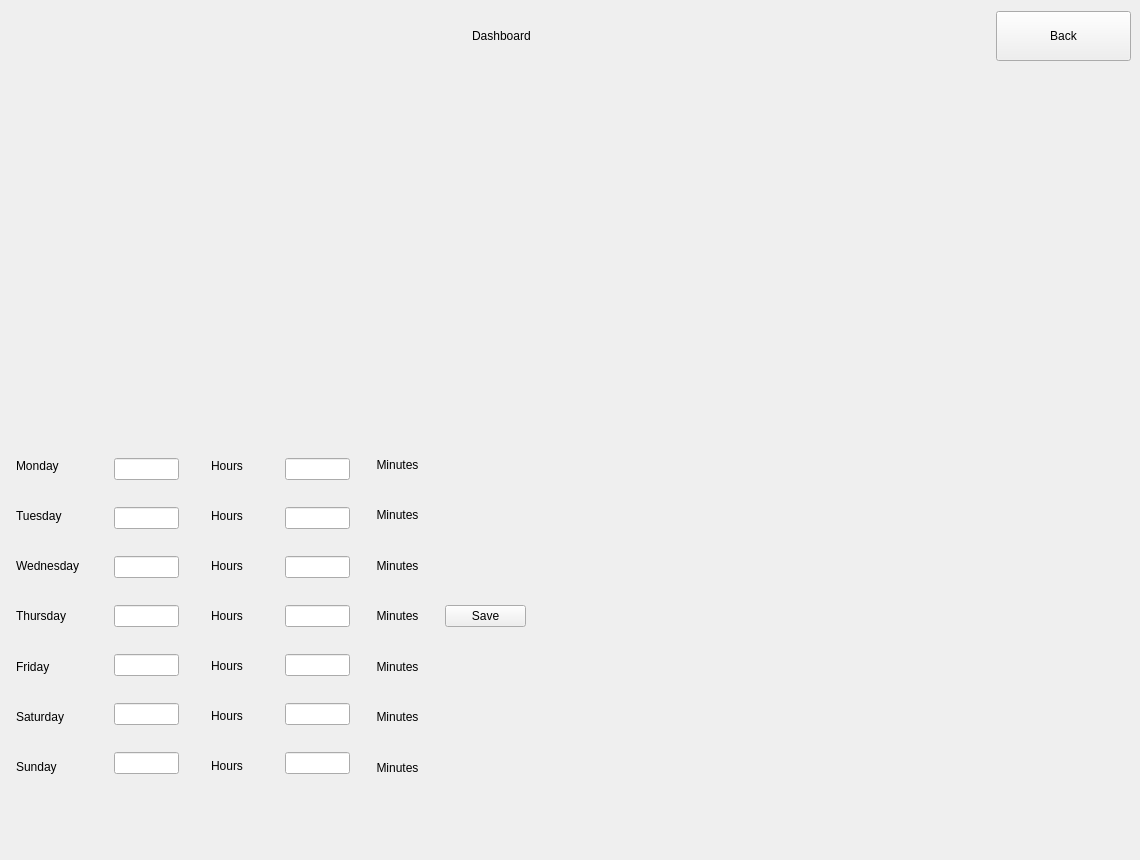
<?xml version="1.0" encoding="UTF-8"?>
<ui version="4.0">
 <class>MainWindow</class>
 <widget class="QMainWindow" name="MainWindow">
  <property name="geometry">
   <rect>
    <x>0</x>
    <y>0</y>
    <width>1140</width>
    <height>860</height>
   </rect>
  </property>
  <property name="minimumSize">
   <size>
    <width>1140</width>
    <height>770</height>
   </size>
  </property>
  <property name="maximumSize">
   <size>
    <width>1920</width>
    <height>860</height>
   </size>
  </property>
  <property name="windowTitle">
   <string>MainWindow</string>
  </property>
  <widget class="QWidget" name="centralwidget">
   <property name="minimumSize">
    <size>
     <width>1140</width>
     <height>860</height>
    </size>
   </property>
   <property name="maximumSize">
    <size>
     <width>1920</width>
     <height>1080</height>
    </size>
   </property>
   <property name="styleSheet">
    <string notr="true"/>
   </property>
   <layout class="QVBoxLayout" name="verticalLayout_7">
    <property name="spacing">
     <number>5</number>
    </property>
    <property name="leftMargin">
     <number>11</number>
    </property>
    <property name="topMargin">
     <number>11</number>
    </property>
    <item>
     <layout class="QHBoxLayout" name="horizontalLayout">
      <item>
       <spacer name="horizontalSpacer">
        <property name="orientation">
         <enum>Qt::Orientation::Horizontal</enum>
        </property>
        <property name="sizeHint" stdset="0">
         <size>
          <width>40</width>
          <height>20</height>
         </size>
        </property>
       </spacer>
      </item>
      <item>
       <widget class="QLabel" name="label_22">
        <property name="maximumSize">
         <size>
          <width>16777215</width>
          <height>150</height>
         </size>
        </property>
        <property name="text">
         <string>Dashboard</string>
        </property>
       </widget>
      </item>
      <item>
       <spacer name="horizontalSpacer_2">
        <property name="orientation">
         <enum>Qt::Orientation::Horizontal</enum>
        </property>
        <property name="sizeHint" stdset="0">
         <size>
          <width>40</width>
          <height>20</height>
         </size>
        </property>
       </spacer>
      </item>
      <item>
       <widget class="QPushButton" name="Back_Button">
        <property name="sizePolicy">
         <sizepolicy hsizetype="Expanding" vsizetype="Expanding">
          <horstretch>0</horstretch>
          <verstretch>0</verstretch>
         </sizepolicy>
        </property>
        <property name="minimumSize">
         <size>
          <width>80</width>
          <height>50</height>
         </size>
        </property>
        <property name="maximumSize">
         <size>
          <width>135</width>
          <height>60</height>
         </size>
        </property>
        <property name="text">
         <string>Back</string>
        </property>
       </widget>
      </item>
     </layout>
    </item>
    <item>
     <layout class="QHBoxLayout" name="horizontalLayout_2">
      <item>
       <widget class="QWidget" name="Dashboard_1" native="true">
        <property name="minimumSize">
         <size>
          <width>400</width>
          <height>350</height>
         </size>
        </property>
       </widget>
      </item>
      <item>
       <widget class="QWidget" name="Dashboard_2" native="true">
        <property name="minimumSize">
         <size>
          <width>400</width>
          <height>350</height>
         </size>
        </property>
       </widget>
      </item>
     </layout>
    </item>
    <item>
     <spacer name="verticalSpacer">
      <property name="orientation">
       <enum>Qt::Orientation::Vertical</enum>
      </property>
      <property name="sizeType">
       <enum>QSizePolicy::Policy::Fixed</enum>
      </property>
      <property name="sizeHint" stdset="0">
       <size>
        <width>20</width>
        <height>20</height>
       </size>
      </property>
     </spacer>
    </item>
    <item>
     <layout class="QHBoxLayout" name="horizontalLayout_4">
      <item>
       <layout class="QHBoxLayout" name="horizontalLayout_3">
        <property name="spacing">
         <number>7</number>
        </property>
        <property name="leftMargin">
         <number>5</number>
        </property>
        <item>
         <layout class="QVBoxLayout" name="verticalLayout_4">
          <property name="spacing">
           <number>1</number>
          </property>
          <item>
           <widget class="QLabel" name="label_8">
            <property name="text">
             <string>Monday</string>
            </property>
           </widget>
          </item>
          <item>
           <widget class="QLabel" name="label_9">
            <property name="text">
             <string>Tuesday</string>
            </property>
           </widget>
          </item>
          <item>
           <widget class="QLabel" name="label_10">
            <property name="text">
             <string>Wednesday</string>
            </property>
           </widget>
          </item>
          <item>
           <widget class="QLabel" name="label_11">
            <property name="text">
             <string>Thursday</string>
            </property>
           </widget>
          </item>
          <item>
           <widget class="QLabel" name="label_12">
            <property name="text">
             <string>Friday</string>
            </property>
           </widget>
          </item>
          <item>
           <widget class="QLabel" name="label_13">
            <property name="text">
             <string>Saturday</string>
            </property>
           </widget>
          </item>
          <item>
           <widget class="QLabel" name="label_14">
            <property name="text">
             <string>Sunday</string>
            </property>
           </widget>
          </item>
         </layout>
        </item>
        <item>
         <layout class="QVBoxLayout" name="verticalLayout_2">
          <property name="spacing">
           <number>10</number>
          </property>
          <property name="leftMargin">
           <number>10</number>
          </property>
          <item>
           <widget class="QLineEdit" name="lineEdit">
            <property name="maximumSize">
             <size>
              <width>65</width>
              <height>16777215</height>
             </size>
            </property>
            <property name="alignment">
             <set>Qt::AlignmentFlag::AlignCenter</set>
            </property>
           </widget>
          </item>
          <item>
           <widget class="QLineEdit" name="lineEdit_2">
            <property name="maximumSize">
             <size>
              <width>65</width>
              <height>16777215</height>
             </size>
            </property>
            <property name="alignment">
             <set>Qt::AlignmentFlag::AlignCenter</set>
            </property>
           </widget>
          </item>
          <item>
           <widget class="QLineEdit" name="lineEdit_3">
            <property name="maximumSize">
             <size>
              <width>65</width>
              <height>16777215</height>
             </size>
            </property>
            <property name="text">
             <string/>
            </property>
            <property name="alignment">
             <set>Qt::AlignmentFlag::AlignCenter</set>
            </property>
           </widget>
          </item>
          <item>
           <widget class="QLineEdit" name="lineEdit_4">
            <property name="maximumSize">
             <size>
              <width>65</width>
              <height>16777215</height>
             </size>
            </property>
            <property name="alignment">
             <set>Qt::AlignmentFlag::AlignCenter</set>
            </property>
           </widget>
          </item>
          <item>
           <widget class="QLineEdit" name="lineEdit_5">
            <property name="maximumSize">
             <size>
              <width>65</width>
              <height>16777215</height>
             </size>
            </property>
            <property name="alignment">
             <set>Qt::AlignmentFlag::AlignCenter</set>
            </property>
           </widget>
          </item>
          <item>
           <widget class="QLineEdit" name="lineEdit_6">
            <property name="minimumSize">
             <size>
              <width>0</width>
              <height>0</height>
             </size>
            </property>
            <property name="maximumSize">
             <size>
              <width>65</width>
              <height>16777215</height>
             </size>
            </property>
            <property name="alignment">
             <set>Qt::AlignmentFlag::AlignCenter</set>
            </property>
           </widget>
          </item>
          <item>
           <widget class="QLineEdit" name="lineEdit_7">
            <property name="maximumSize">
             <size>
              <width>65</width>
              <height>16777215</height>
             </size>
            </property>
            <property name="alignment">
             <set>Qt::AlignmentFlag::AlignCenter</set>
            </property>
           </widget>
          </item>
         </layout>
        </item>
        <item>
         <layout class="QVBoxLayout" name="verticalLayout_5">
          <property name="spacing">
           <number>0</number>
          </property>
          <item>
           <widget class="QLabel" name="label_15">
            <property name="minimumSize">
             <size>
              <width>65</width>
              <height>0</height>
             </size>
            </property>
            <property name="text">
             <string>Hours</string>
            </property>
            <property name="alignment">
             <set>Qt::AlignmentFlag::AlignCenter</set>
            </property>
           </widget>
          </item>
          <item>
           <widget class="QLabel" name="label_16">
            <property name="text">
             <string>Hours</string>
            </property>
            <property name="alignment">
             <set>Qt::AlignmentFlag::AlignCenter</set>
            </property>
           </widget>
          </item>
          <item>
           <widget class="QLabel" name="label_17">
            <property name="text">
             <string>Hours</string>
            </property>
            <property name="alignment">
             <set>Qt::AlignmentFlag::AlignCenter</set>
            </property>
           </widget>
          </item>
          <item>
           <widget class="QLabel" name="label_18">
            <property name="text">
             <string>Hours</string>
            </property>
            <property name="alignment">
             <set>Qt::AlignmentFlag::AlignCenter</set>
            </property>
           </widget>
          </item>
          <item>
           <widget class="QLabel" name="label_19">
            <property name="text">
             <string>Hours</string>
            </property>
            <property name="alignment">
             <set>Qt::AlignmentFlag::AlignCenter</set>
            </property>
           </widget>
          </item>
          <item>
           <widget class="QLabel" name="label_20">
            <property name="text">
             <string>Hours</string>
            </property>
            <property name="alignment">
             <set>Qt::AlignmentFlag::AlignCenter</set>
            </property>
           </widget>
          </item>
          <item>
           <widget class="QLabel" name="label_21">
            <property name="text">
             <string>Hours</string>
            </property>
            <property name="alignment">
             <set>Qt::AlignmentFlag::AlignCenter</set>
            </property>
           </widget>
          </item>
         </layout>
        </item>
        <item>
         <layout class="QVBoxLayout" name="verticalLayout_3">
          <property name="spacing">
           <number>10</number>
          </property>
          <property name="leftMargin">
           <number>10</number>
          </property>
          <item>
           <widget class="QLineEdit" name="lineEdit_8">
            <property name="maximumSize">
             <size>
              <width>65</width>
              <height>16777215</height>
             </size>
            </property>
            <property name="alignment">
             <set>Qt::AlignmentFlag::AlignCenter</set>
            </property>
           </widget>
          </item>
          <item>
           <widget class="QLineEdit" name="lineEdit_9">
            <property name="maximumSize">
             <size>
              <width>65</width>
              <height>16777215</height>
             </size>
            </property>
            <property name="text">
             <string/>
            </property>
            <property name="alignment">
             <set>Qt::AlignmentFlag::AlignCenter</set>
            </property>
           </widget>
          </item>
          <item>
           <widget class="QLineEdit" name="lineEdit_10">
            <property name="maximumSize">
             <size>
              <width>65</width>
              <height>16777215</height>
             </size>
            </property>
            <property name="alignment">
             <set>Qt::AlignmentFlag::AlignCenter</set>
            </property>
           </widget>
          </item>
          <item>
           <widget class="QLineEdit" name="lineEdit_11">
            <property name="maximumSize">
             <size>
              <width>65</width>
              <height>16777215</height>
             </size>
            </property>
            <property name="alignment">
             <set>Qt::AlignmentFlag::AlignCenter</set>
            </property>
           </widget>
          </item>
          <item>
           <widget class="QLineEdit" name="lineEdit_12">
            <property name="maximumSize">
             <size>
              <width>65</width>
              <height>16777215</height>
             </size>
            </property>
            <property name="alignment">
             <set>Qt::AlignmentFlag::AlignCenter</set>
            </property>
           </widget>
          </item>
          <item>
           <widget class="QLineEdit" name="lineEdit_13">
            <property name="maximumSize">
             <size>
              <width>65</width>
              <height>16777215</height>
             </size>
            </property>
            <property name="alignment">
             <set>Qt::AlignmentFlag::AlignCenter</set>
            </property>
           </widget>
          </item>
          <item>
           <widget class="QLineEdit" name="lineEdit_14">
            <property name="maximumSize">
             <size>
              <width>65</width>
              <height>16777215</height>
             </size>
            </property>
            <property name="alignment">
             <set>Qt::AlignmentFlag::AlignCenter</set>
            </property>
           </widget>
          </item>
         </layout>
        </item>
        <item>
         <layout class="QVBoxLayout" name="verticalLayout">
          <property name="spacing">
           <number>3</number>
          </property>
          <item>
           <widget class="QLabel" name="label_6">
            <property name="minimumSize">
             <size>
              <width>65</width>
              <height>0</height>
             </size>
            </property>
            <property name="text">
             <string>Minutes</string>
            </property>
            <property name="alignment">
             <set>Qt::AlignmentFlag::AlignCenter</set>
            </property>
           </widget>
          </item>
          <item>
           <widget class="QLabel" name="label_3">
            <property name="minimumSize">
             <size>
              <width>65</width>
              <height>0</height>
             </size>
            </property>
            <property name="text">
             <string>Minutes</string>
            </property>
            <property name="alignment">
             <set>Qt::AlignmentFlag::AlignCenter</set>
            </property>
           </widget>
          </item>
          <item>
           <widget class="QLabel" name="label_2">
            <property name="minimumSize">
             <size>
              <width>65</width>
              <height>0</height>
             </size>
            </property>
            <property name="text">
             <string>Minutes</string>
            </property>
            <property name="alignment">
             <set>Qt::AlignmentFlag::AlignCenter</set>
            </property>
           </widget>
          </item>
          <item>
           <widget class="QLabel" name="label_5">
            <property name="text">
             <string>Minutes</string>
            </property>
            <property name="alignment">
             <set>Qt::AlignmentFlag::AlignCenter</set>
            </property>
           </widget>
          </item>
          <item>
           <widget class="QLabel" name="label_4">
            <property name="text">
             <string>Minutes</string>
            </property>
            <property name="alignment">
             <set>Qt::AlignmentFlag::AlignCenter</set>
            </property>
           </widget>
          </item>
          <item>
           <widget class="QLabel" name="label">
            <property name="text">
             <string>Minutes</string>
            </property>
            <property name="alignment">
             <set>Qt::AlignmentFlag::AlignCenter</set>
            </property>
           </widget>
          </item>
          <item>
           <widget class="QLabel" name="label_7">
            <property name="text">
             <string>Minutes</string>
            </property>
            <property name="alignment">
             <set>Qt::AlignmentFlag::AlignCenter</set>
            </property>
           </widget>
          </item>
         </layout>
        </item>
        <item>
         <widget class="QPushButton" name="pushButton">
          <property name="text">
           <string>Save</string>
          </property>
         </widget>
        </item>
       </layout>
      </item>
      <item>
       <spacer name="horizontalSpacer_3">
        <property name="orientation">
         <enum>Qt::Orientation::Horizontal</enum>
        </property>
        <property name="sizeType">
         <enum>QSizePolicy::Policy::Maximum</enum>
        </property>
        <property name="sizeHint" stdset="0">
         <size>
          <width>40</width>
          <height>20</height>
         </size>
        </property>
       </spacer>
      </item>
      <item>
       <widget class="QWidget" name="Dashboard_3" native="true">
        <property name="minimumSize">
         <size>
          <width>550</width>
          <height>350</height>
         </size>
        </property>
       </widget>
      </item>
      <item>
       <layout class="QVBoxLayout" name="verticalLayout_6">
        <property name="leftMargin">
         <number>5</number>
        </property>
        <property name="topMargin">
         <number>5</number>
        </property>
        <property name="rightMargin">
         <number>5</number>
        </property>
        <property name="bottomMargin">
         <number>5</number>
        </property>
       </layout>
      </item>
     </layout>
    </item>
    <item>
     <spacer name="verticalSpacer_2">
      <property name="orientation">
       <enum>Qt::Orientation::Vertical</enum>
      </property>
      <property name="sizeHint" stdset="0">
       <size>
        <width>20</width>
        <height>200</height>
       </size>
      </property>
     </spacer>
    </item>
   </layout>
  </widget>
 </widget>
 <resources/>
 <connections/>
</ui>
